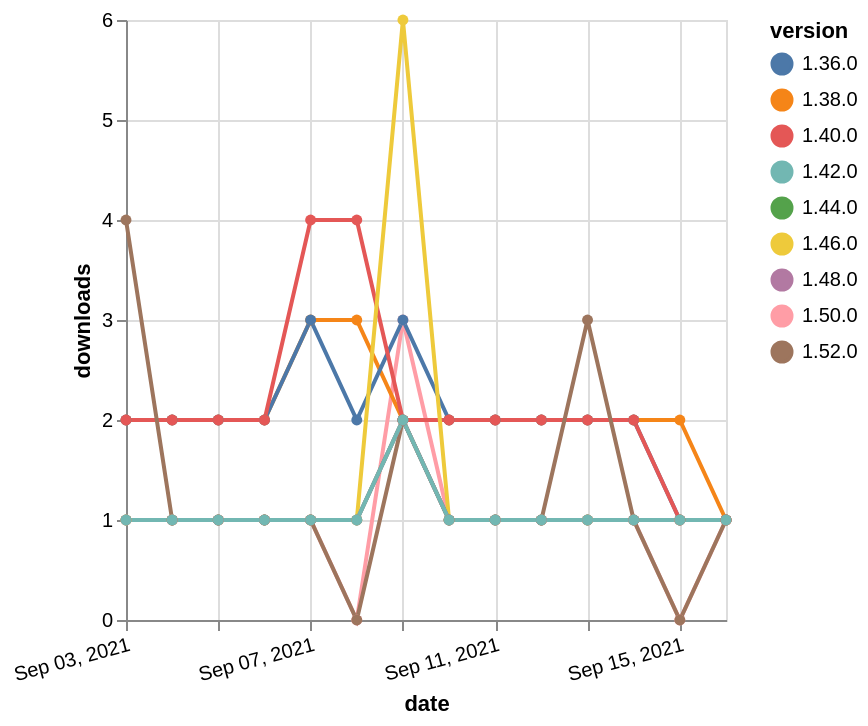

Specify this chart in Vega-Lite:
### Vega-Lite specification from a JSON file in a GitHub repository (floating-point values rounded to 4 significant figures)
{"$schema": "https://vega.github.io/schema/vega-lite/v5.json", "description": "A simple bar chart with embedded data.", "data": {"values": [{"date": "2021-09-03", "total": 200, "delta": 1, "version": "1.50.0"}, {"date": "2021-09-04", "total": 201, "delta": 1, "version": "1.50.0"}, {"date": "2021-09-05", "total": 202, "delta": 1, "version": "1.50.0"}, {"date": "2021-09-06", "total": 203, "delta": 1, "version": "1.50.0"}, {"date": "2021-09-07", "total": 204, "delta": 1, "version": "1.50.0"}, {"date": "2021-09-08", "total": 204, "delta": 0, "version": "1.50.0"}, {"date": "2021-09-09", "total": 207, "delta": 3, "version": "1.50.0"}, {"date": "2021-09-10", "total": 208, "delta": 1, "version": "1.50.0"}, {"date": "2021-09-11", "total": 209, "delta": 1, "version": "1.50.0"}, {"date": "2021-09-12", "total": 210, "delta": 1, "version": "1.50.0"}, {"date": "2021-09-13", "total": 211, "delta": 1, "version": "1.50.0"}, {"date": "2021-09-14", "total": 212, "delta": 1, "version": "1.50.0"}, {"date": "2021-09-15", "total": 212, "delta": 0, "version": "1.50.0"}, {"date": "2021-09-16", "total": 213, "delta": 1, "version": "1.50.0"}, {"date": "2021-09-03", "total": 209, "delta": 1, "version": "1.44.0"}, {"date": "2021-09-04", "total": 210, "delta": 1, "version": "1.44.0"}, {"date": "2021-09-05", "total": 211, "delta": 1, "version": "1.44.0"}, {"date": "2021-09-06", "total": 212, "delta": 1, "version": "1.44.0"}, {"date": "2021-09-07", "total": 213, "delta": 1, "version": "1.44.0"}, {"date": "2021-09-08", "total": 214, "delta": 1, "version": "1.44.0"}, {"date": "2021-09-09", "total": 216, "delta": 2, "version": "1.44.0"}, {"date": "2021-09-10", "total": 217, "delta": 1, "version": "1.44.0"}, {"date": "2021-09-11", "total": 218, "delta": 1, "version": "1.44.0"}, {"date": "2021-09-12", "total": 219, "delta": 1, "version": "1.44.0"}, {"date": "2021-09-13", "total": 220, "delta": 1, "version": "1.44.0"}, {"date": "2021-09-14", "total": 221, "delta": 1, "version": "1.44.0"}, {"date": "2021-09-15", "total": 222, "delta": 1, "version": "1.44.0"}, {"date": "2021-09-16", "total": 223, "delta": 1, "version": "1.44.0"}, {"date": "2021-09-03", "total": 2690, "delta": 2, "version": "1.38.0"}, {"date": "2021-09-04", "total": 2692, "delta": 2, "version": "1.38.0"}, {"date": "2021-09-05", "total": 2694, "delta": 2, "version": "1.38.0"}, {"date": "2021-09-06", "total": 2696, "delta": 2, "version": "1.38.0"}, {"date": "2021-09-07", "total": 2699, "delta": 3, "version": "1.38.0"}, {"date": "2021-09-08", "total": 2702, "delta": 3, "version": "1.38.0"}, {"date": "2021-09-09", "total": 2704, "delta": 2, "version": "1.38.0"}, {"date": "2021-09-10", "total": 2706, "delta": 2, "version": "1.38.0"}, {"date": "2021-09-11", "total": 2708, "delta": 2, "version": "1.38.0"}, {"date": "2021-09-12", "total": 2710, "delta": 2, "version": "1.38.0"}, {"date": "2021-09-13", "total": 2712, "delta": 2, "version": "1.38.0"}, {"date": "2021-09-14", "total": 2714, "delta": 2, "version": "1.38.0"}, {"date": "2021-09-15", "total": 2716, "delta": 2, "version": "1.38.0"}, {"date": "2021-09-16", "total": 2717, "delta": 1, "version": "1.38.0"}, {"date": "2021-09-03", "total": 2675, "delta": 2, "version": "1.36.0"}, {"date": "2021-09-04", "total": 2677, "delta": 2, "version": "1.36.0"}, {"date": "2021-09-05", "total": 2679, "delta": 2, "version": "1.36.0"}, {"date": "2021-09-06", "total": 2681, "delta": 2, "version": "1.36.0"}, {"date": "2021-09-07", "total": 2684, "delta": 3, "version": "1.36.0"}, {"date": "2021-09-08", "total": 2686, "delta": 2, "version": "1.36.0"}, {"date": "2021-09-09", "total": 2689, "delta": 3, "version": "1.36.0"}, {"date": "2021-09-10", "total": 2691, "delta": 2, "version": "1.36.0"}, {"date": "2021-09-11", "total": 2693, "delta": 2, "version": "1.36.0"}, {"date": "2021-09-12", "total": 2695, "delta": 2, "version": "1.36.0"}, {"date": "2021-09-13", "total": 2697, "delta": 2, "version": "1.36.0"}, {"date": "2021-09-14", "total": 2699, "delta": 2, "version": "1.36.0"}, {"date": "2021-09-15", "total": 2700, "delta": 1, "version": "1.36.0"}, {"date": "2021-09-16", "total": 2701, "delta": 1, "version": "1.36.0"}, {"date": "2021-09-03", "total": 2595, "delta": 2, "version": "1.40.0"}, {"date": "2021-09-04", "total": 2597, "delta": 2, "version": "1.40.0"}, {"date": "2021-09-05", "total": 2599, "delta": 2, "version": "1.40.0"}, {"date": "2021-09-06", "total": 2601, "delta": 2, "version": "1.40.0"}, {"date": "2021-09-07", "total": 2605, "delta": 4, "version": "1.40.0"}, {"date": "2021-09-08", "total": 2609, "delta": 4, "version": "1.40.0"}, {"date": "2021-09-09", "total": 2611, "delta": 2, "version": "1.40.0"}, {"date": "2021-09-10", "total": 2613, "delta": 2, "version": "1.40.0"}, {"date": "2021-09-11", "total": 2615, "delta": 2, "version": "1.40.0"}, {"date": "2021-09-12", "total": 2617, "delta": 2, "version": "1.40.0"}, {"date": "2021-09-13", "total": 2619, "delta": 2, "version": "1.40.0"}, {"date": "2021-09-14", "total": 2621, "delta": 2, "version": "1.40.0"}, {"date": "2021-09-15", "total": 2622, "delta": 1, "version": "1.40.0"}, {"date": "2021-09-16", "total": 2623, "delta": 1, "version": "1.40.0"}, {"date": "2021-09-03", "total": 185, "delta": 1, "version": "1.46.0"}, {"date": "2021-09-04", "total": 186, "delta": 1, "version": "1.46.0"}, {"date": "2021-09-05", "total": 187, "delta": 1, "version": "1.46.0"}, {"date": "2021-09-06", "total": 188, "delta": 1, "version": "1.46.0"}, {"date": "2021-09-07", "total": 189, "delta": 1, "version": "1.46.0"}, {"date": "2021-09-08", "total": 190, "delta": 1, "version": "1.46.0"}, {"date": "2021-09-09", "total": 196, "delta": 6, "version": "1.46.0"}, {"date": "2021-09-10", "total": 197, "delta": 1, "version": "1.46.0"}, {"date": "2021-09-11", "total": 198, "delta": 1, "version": "1.46.0"}, {"date": "2021-09-12", "total": 199, "delta": 1, "version": "1.46.0"}, {"date": "2021-09-13", "total": 200, "delta": 1, "version": "1.46.0"}, {"date": "2021-09-14", "total": 201, "delta": 1, "version": "1.46.0"}, {"date": "2021-09-15", "total": 202, "delta": 1, "version": "1.46.0"}, {"date": "2021-09-16", "total": 203, "delta": 1, "version": "1.46.0"}, {"date": "2021-09-03", "total": 132, "delta": 4, "version": "1.52.0"}, {"date": "2021-09-04", "total": 133, "delta": 1, "version": "1.52.0"}, {"date": "2021-09-05", "total": 134, "delta": 1, "version": "1.52.0"}, {"date": "2021-09-06", "total": 135, "delta": 1, "version": "1.52.0"}, {"date": "2021-09-07", "total": 136, "delta": 1, "version": "1.52.0"}, {"date": "2021-09-08", "total": 136, "delta": 0, "version": "1.52.0"}, {"date": "2021-09-09", "total": 138, "delta": 2, "version": "1.52.0"}, {"date": "2021-09-10", "total": 139, "delta": 1, "version": "1.52.0"}, {"date": "2021-09-11", "total": 140, "delta": 1, "version": "1.52.0"}, {"date": "2021-09-12", "total": 141, "delta": 1, "version": "1.52.0"}, {"date": "2021-09-13", "total": 144, "delta": 3, "version": "1.52.0"}, {"date": "2021-09-14", "total": 145, "delta": 1, "version": "1.52.0"}, {"date": "2021-09-15", "total": 145, "delta": 0, "version": "1.52.0"}, {"date": "2021-09-16", "total": 146, "delta": 1, "version": "1.52.0"}, {"date": "2021-09-03", "total": 170, "delta": 1, "version": "1.48.0"}, {"date": "2021-09-04", "total": 171, "delta": 1, "version": "1.48.0"}, {"date": "2021-09-05", "total": 172, "delta": 1, "version": "1.48.0"}, {"date": "2021-09-06", "total": 173, "delta": 1, "version": "1.48.0"}, {"date": "2021-09-07", "total": 174, "delta": 1, "version": "1.48.0"}, {"date": "2021-09-08", "total": 175, "delta": 1, "version": "1.48.0"}, {"date": "2021-09-09", "total": 177, "delta": 2, "version": "1.48.0"}, {"date": "2021-09-10", "total": 178, "delta": 1, "version": "1.48.0"}, {"date": "2021-09-11", "total": 179, "delta": 1, "version": "1.48.0"}, {"date": "2021-09-12", "total": 180, "delta": 1, "version": "1.48.0"}, {"date": "2021-09-13", "total": 181, "delta": 1, "version": "1.48.0"}, {"date": "2021-09-14", "total": 182, "delta": 1, "version": "1.48.0"}, {"date": "2021-09-15", "total": 183, "delta": 1, "version": "1.48.0"}, {"date": "2021-09-16", "total": 184, "delta": 1, "version": "1.48.0"}, {"date": "2021-09-03", "total": 260, "delta": 1, "version": "1.42.0"}, {"date": "2021-09-04", "total": 261, "delta": 1, "version": "1.42.0"}, {"date": "2021-09-05", "total": 262, "delta": 1, "version": "1.42.0"}, {"date": "2021-09-06", "total": 263, "delta": 1, "version": "1.42.0"}, {"date": "2021-09-07", "total": 264, "delta": 1, "version": "1.42.0"}, {"date": "2021-09-08", "total": 265, "delta": 1, "version": "1.42.0"}, {"date": "2021-09-09", "total": 267, "delta": 2, "version": "1.42.0"}, {"date": "2021-09-10", "total": 268, "delta": 1, "version": "1.42.0"}, {"date": "2021-09-11", "total": 269, "delta": 1, "version": "1.42.0"}, {"date": "2021-09-12", "total": 270, "delta": 1, "version": "1.42.0"}, {"date": "2021-09-13", "total": 271, "delta": 1, "version": "1.42.0"}, {"date": "2021-09-14", "total": 272, "delta": 1, "version": "1.42.0"}, {"date": "2021-09-15", "total": 273, "delta": 1, "version": "1.42.0"}, {"date": "2021-09-16", "total": 274, "delta": 1, "version": "1.42.0"}]}, "width": "container", "mark": {"type": "line", "point": {"filled": true}}, "encoding": {"x": {"field": "date", "type": "temporal", "timeUnit": "yearmonthdate", "title": "date", "axis": {"labelAngle": -15}}, "y": {"field": "delta", "type": "quantitative", "title": "downloads"}, "color": {"field": "version", "type": "nominal"}, "tooltip": {"field": "delta"}}}
